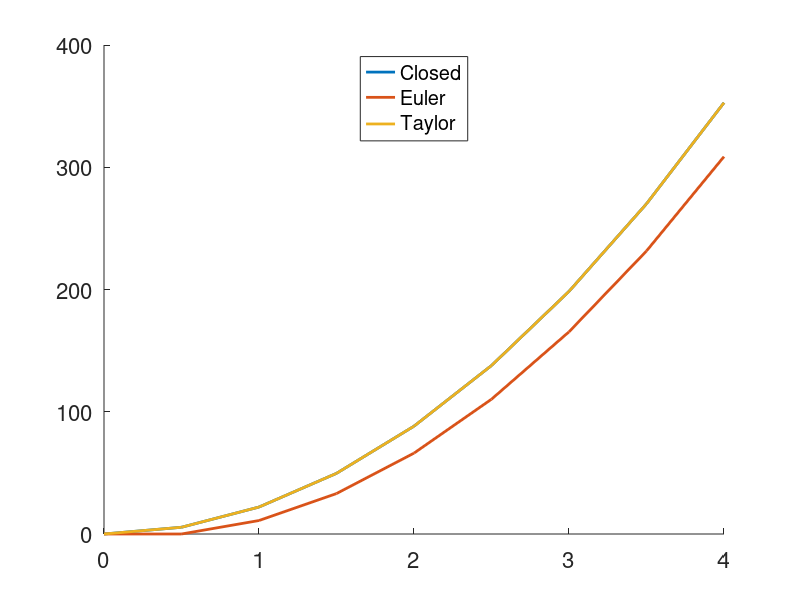

MATLAB code to generate this figure:
a = 4.5 * 9.8; # acceleration (m/s^2)
dt = 0.5;      # delta-time (s)
t = 0:dt:4;    # time ticks (s)

# closed form solution
closed = 0.5 * a * t.^2;

# euler integration
euler = [];
v = 0; # velocity or speed (m/s)
s = 0; # distance travelled (m)
for i = t
  euler = [euler s];
  s = s + v*dt;
  v = v + a*dt;
end

# taylor expansion
taylor = [];
v = 0;
s = 0;
for i = t
  taylor = [taylor s];
  s = s + v*dt + a/2*dt^2;
  v = v + a*dt;
end

figure;
hold on;
plot(t, closed, 'LineWidth', 2);
plot(t, euler, 'LineWidth', 2);
plot(t, taylor, 'LineWidth', 2);
l=legend('Closed', 'Euler', 'Taylor', 'Location', 'North');
set(l, 'FontSize', 16);
set(gca, 'FontSize', 16);